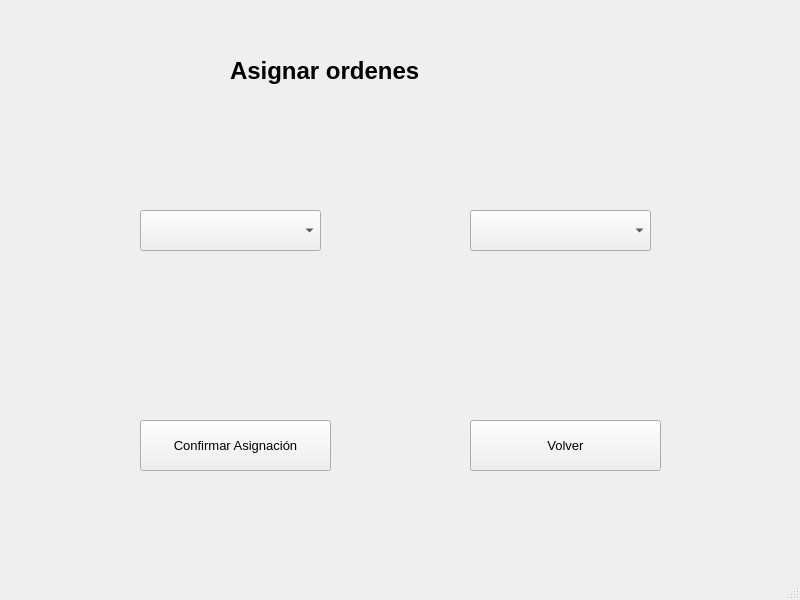
<?xml version="1.0" encoding="UTF-8"?>
<ui version="4.0">
 <class>MainWindow</class>
 <widget class="QMainWindow" name="MainWindow">
  <property name="geometry">
   <rect>
    <x>0</x>
    <y>0</y>
    <width>800</width>
    <height>600</height>
   </rect>
  </property>
  <property name="windowTitle">
   <string>MainWindow</string>
  </property>
  <widget class="QWidget" name="centralwidget">
   <widget class="QLabel" name="lblTitulo">
    <property name="geometry">
     <rect>
      <x>230</x>
      <y>40</y>
      <width>311</width>
      <height>61</height>
     </rect>
    </property>
    <property name="font">
     <font>
      <family>Segoe UI</family>
      <pointsize>18</pointsize>
      <weight>75</weight>
      <bold>true</bold>
     </font>
    </property>
    <property name="text">
     <string>Asignar ordenes</string>
    </property>
   </widget>
   <widget class="QPushButton" name="btnVolver">
    <property name="geometry">
     <rect>
      <x>470</x>
      <y>420</y>
      <width>191</width>
      <height>51</height>
     </rect>
    </property>
    <property name="font">
     <font>
      <family>Segoe UI</family>
      <pointsize>10</pointsize>
     </font>
    </property>
    <property name="text">
     <string>Volver</string>
    </property>
   </widget>
   <widget class="QPushButton" name="btnAsignar">
    <property name="geometry">
     <rect>
      <x>140</x>
      <y>420</y>
      <width>191</width>
      <height>51</height>
     </rect>
    </property>
    <property name="font">
     <font>
      <family>Segoe UI</family>
      <pointsize>10</pointsize>
     </font>
    </property>
    <property name="text">
     <string>Confirmar Asignación</string>
    </property>
   </widget>
   <widget class="QComboBox" name="cmbOrdenes">
    <property name="geometry">
     <rect>
      <x>140</x>
      <y>210</y>
      <width>181</width>
      <height>41</height>
     </rect>
    </property>
   </widget>
   <widget class="QComboBox" name="cmbMecanicos">
    <property name="geometry">
     <rect>
      <x>470</x>
      <y>210</y>
      <width>181</width>
      <height>41</height>
     </rect>
    </property>
   </widget>
  </widget>
  <widget class="QMenuBar" name="menubar">
   <property name="geometry">
    <rect>
     <x>0</x>
     <y>0</y>
     <width>800</width>
     <height>26</height>
    </rect>
   </property>
  </widget>
  <widget class="QStatusBar" name="statusbar"/>
 </widget>
 <resources/>
 <connections/>
</ui>
